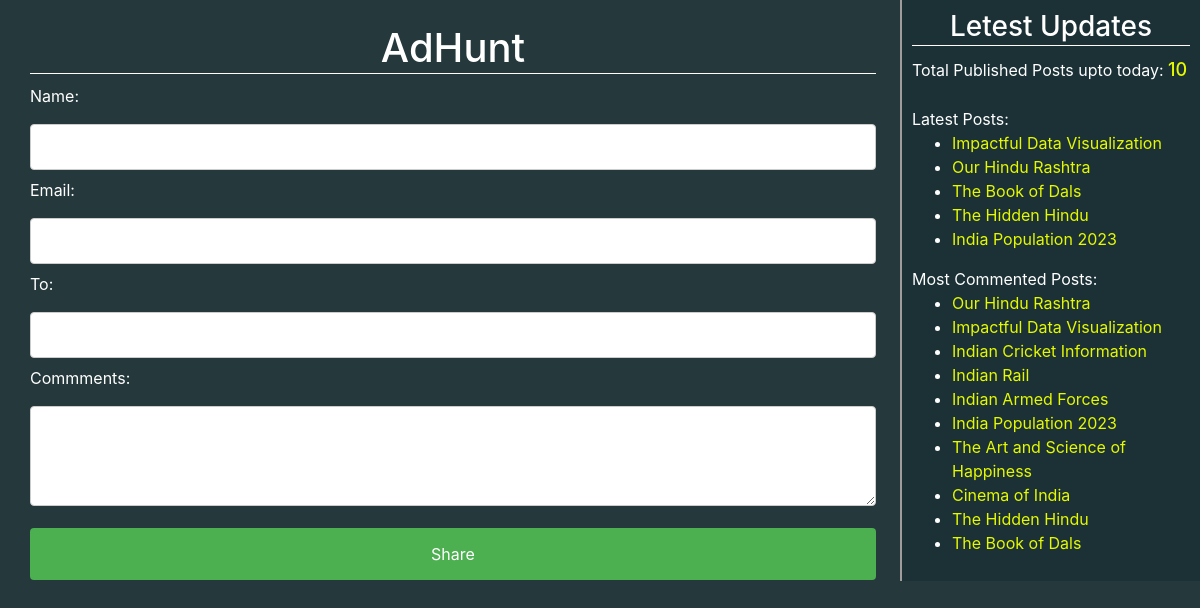
Screenshot of /1/share with the database file from the repository.
### blog/models.py (models this page shows, shortened)
class Post(models.Model):
    STATUS_CHOICES=(('draft','Draft'),('published','Published'))
    title=models.CharField(max_length=264)
    slug=models.SlugField(max_length=264,unique_for_date='publish')
    author=models.ForeignKey(User,on_delete=models.CASCADE,related_name='blog_posts')
    body=RichTextField(blank=True,null=True)
    publish=models.DateTimeField(default=timezone.now)
    created=models.DateTimeField(auto_now_add=True)#datetime of create() action
    updated=models.DateTimeField(auto_now=True)#datetime of save action
    status=models.CharField(max_length=10,choices=STATUS_CHOICES,default='draft')
    tags=TaggableManager()
    class Meta:
        ordering=('-publish',)
    def get_absolute_url(self):
        return reverse('post_detail',args=[self.publish.year,self.publish.strftime('%m'),self.publish.strftime('%d'),self.slug])

### blog/views.py (the view, shortened to what this page needs)
# urls.py: path('<int:id>/share', views.mail_send_view,name='share'),
def mail_send_view(request,id):
    post=get_object_or_404(Post,id=id,status='published')
    sent=False
    form=EmailSendForm()
    return render(request,'blog/sharebymail.html',{'post':post,'form':form,'sent':sent})

### blog/forms.py
class EmailSendForm(forms.Form):
    name=forms.CharField()
    email=forms.EmailField()
    to=forms.EmailField()
    commments=forms.CharField(required=False,widget=forms.Textarea)

### blog/templatetags/blog_tags.py (called while the page is built)
@register.simple_tag
def total_posts():
    return Post.objects.count()

@register.inclusion_tag('blog/latest_posts_123.html')
def show_latest_posts(count=5):
    latest_posts=Post.objects.order_by('-publish')[:count]
    return {'latest_posts':latest_posts}

@register.simple_tag
def get_most_commented_posts(count=5):
    return Post.objects.annotate(total_comments=Count('comments')).order_by('-total_comments')[:count]

### template/blog/sharebymail.html (shortened to what this page needs)
<!DOCTYPE html>
{% extends 'blog/base.html' %}
{% block content%}
    {% if sent %}
            <h1 id="containerIntro_h1">Email Successfully Sent!!!</h1>
            <h6 class="containerIntro_p">Post: {{post.title}} By {{post.author}}</h6>
            <hr>
        {% else %}
            <form method="post">
                <div id="form_div">
                    {{form.as_p}}
                    <input type="submit" class="btn btn-primary" value="Share">
                </div>
            </form>
        {% endif %}
{% endblock%}

### template/blog/base.html (shortened to what this page needs)
<!DOCTYPE html>
{% load blog_tags %}
{% load static %}
<html lang="en">
<head>
    <link rel="stylesheet" href="https://cdn.jsdelivr.net/npm/bootstrap@4.0.0/dist/css/bootstrap.min.css">
    <link rel="stylesheet" href="{% static "css/blog.css" %}">
</head>
<body>
    <div class="content">
        <h1 id="home_header"><a href="/">AdHunt</a></h1>
        {% block content%}{% endblock%}
    </div>
    <div class="sidebar">
        <h3 id="home_header"><a href="#">Letest Updates</a></h3>
        <p>Total Published Posts upto today: <span id="post_count">{% total_posts %}</span></p>
        <br><br>
        <p>Latest Posts:</p>{% show_latest_posts %}
        <p>Most Commented Posts:</p>
        {% get_most_commented_posts 10 as most_commented_posts %}
        <ul>
            {% for post in most_commented_posts %}
            <li>
                <a href="{{post.get_absolute_url}}">{{post.title}}</a>
            </li>
            {% endfor %}
        </ul>
    </div>
</body>
</html>

### template/blog/latest_posts_123.html
<ul>
    {% for post in latest_posts %}
        <li><a href="{{post.get_absolute_url}}">{{post.title}}</a></li>
    {% endfor %}
</ul>

### static/css/blog.css (style rules this page uses)
html { height: 100%; }
.content { margin-top: 2%; float: left; width: 73%; padding: 0 0 0 30px; text-align: left; }
.sidebar { float:right; width: 25%; padding: 10px; background: #1b3136; height: 100%; border-left: 2px solid hsl(0, 3%, 62%); }
body { background: #25383C; color: white; }
#home_header { text-align: center; border-bottom: white 1px solid; margin-bottom: 10px; padding-bottom: 1px; }
#home_header a { color: white; text-decoration: none; }
h1 a { color: blue; text-decoration: underline; }
p { display: inline; }
.btn { margin-bottom: 1px; }
input { width: 100%; padding: 10px 15px; margin: 8px 0; display: inline-block; border: 1px solid #ccc; border-radius: 4px; box-sizing: border-box; }
textarea { width: 100%; height: 100px; padding: 5px 10px; margin: 8px 0; display: inline-block; border: 1px solid #ccc; border-radius: 4px; box-sizing: border-box; }
input[type=submit] { width: 100%; background-color: #4CAF50; color: white; padding: 14px 20px; margin: 8px 0; border: none; border-radius: 4px; cursor: pointer; display: inline-block; }
#post_count { color: #e5f901; font-size: large; font-weight: 500; }
li a { color: #e5f901; }

### rows the page displays
Post: title "Impactful Data Visualization"
Post: title "Our Hindu Rashtra"
Post: title "The Book of Dals"
Post: title "The Hidden Hindu"
Post: title "India Population 2023"
Post: title "Indian Cricket Information"
Post: title "Indian Rail"
Post: title "Indian Armed Forces"
Post: title "The Art and Science of Happiness"
Post: title "Cinema of India"
